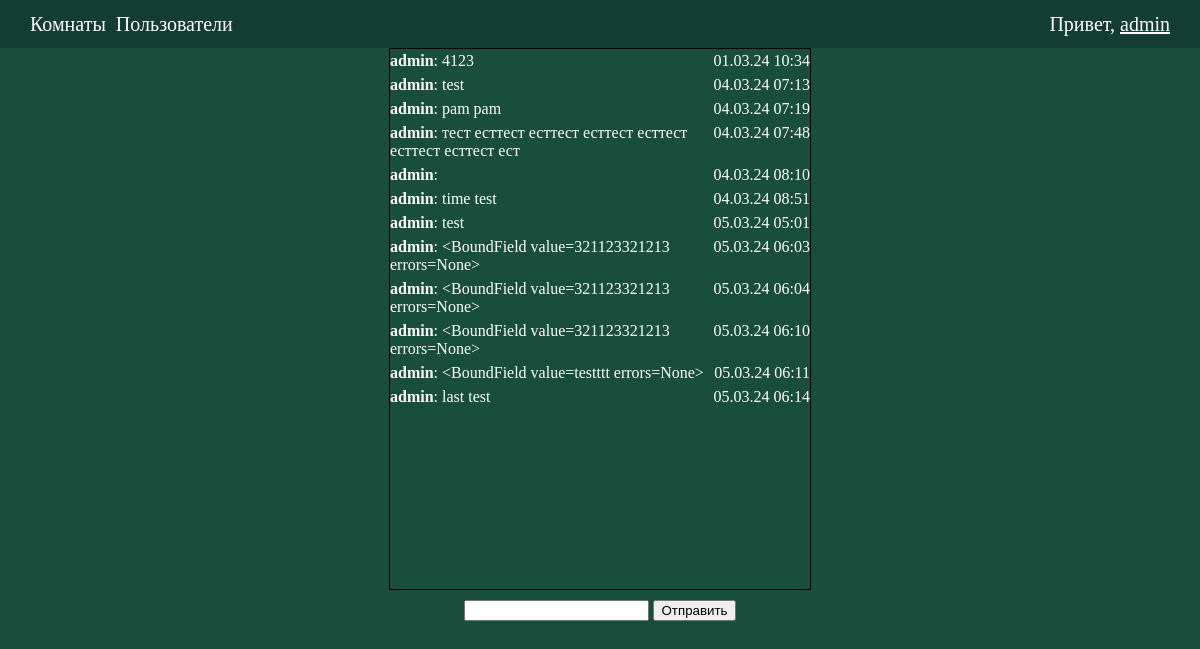
Page /chats/admin (signed in) on the earlier database version.
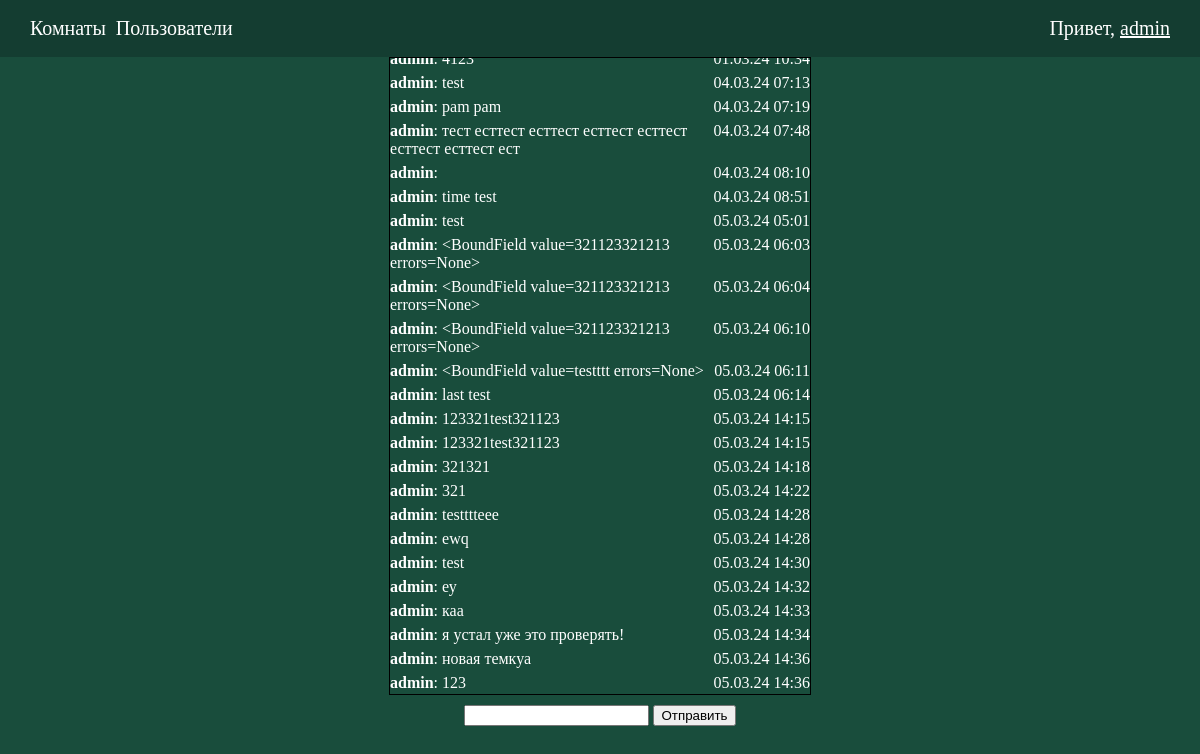
Same page on the later database version.
### social/models.py (models this page shows)
class Message(models.Model):
    text = models.TextField()
    sender = models.ForeignKey(User, on_delete=models.CASCADE)
    room = models.ForeignKey(Room, on_delete=models.CASCADE)
    time = models.DateTimeField(auto_now_add=True)
    class Meta:
        ordering = ('time',)

### social/views.py (the view)
# urls.py: path('chats/<slug:username>', usertouserchat, name='usertouserchat'),
def usertouserchat(request, username):
    chat = Room.objects.filter(ischat=True, members=request.user).filter(members=User.objects.get(username=username)).first()
    if not chat:
        chat = Room.objects.create(ischat=True).members.add(request.user, User.objects.get(username=username))
    if request.method=='POST':
        text =  request.POST.get('textmsg')
        if text:
            Message.objects.create(room=chat[0], sender=request.user, text=text)
    messages = Message.objects.filter(room=chat)
    context = {
        'title': f'Чат с {username}',
        'messages': messages,
        'chat_id': chat.id,
    }
    return render(request, 'chat.html', context)

### social/templates/chat.html (shortened to what this page needs)
{% extends 'base.html' %}
{% load static %}
{% block content %}
<div class="chatcontainer">
    <div class="listmsgs">
        {% for message in messages %}
            <div class="divmessage">
                <div class="messagetext">
                    <p><b>{{message.sender}}</b>: {{message.text}}</p>
                </div>
                <div class="messagetime">
                    <p>{{message.time|date:"d.m.y H:i" }}</p>
                </div>
            </div>
        {% endfor %}
    </div>
    <div class="sendmsgdiv">
        <form method="" onsubmit="return false;">
            <input id="msgtxt" name="textmsg" autocomplete="off"  >
            <button id="btn" type="submit">Отправить</button>
        </form>
    </div>
</div>
{% endblock %}

Differences in the rows shown:
added Message: sender "admin", text "123321test321123", time "05.03.24 14:15"
added Message: sender "admin", text "123321test321123", time "05.03.24 14:15"
added Message: sender "admin", text "321321", time "05.03.24 14:18"
added Message: sender "admin", text "321", time "05.03.24 14:22"
added Message: sender "admin", text "testttteee", time "05.03.24 14:28"
added Message: sender "admin", text "ewq", time "05.03.24 14:28"
added Message: sender "admin", text "test", time "05.03.24 14:30"
added Message: sender "admin", text "еу", time "05.03.24 14:32"
added Message: sender "admin", text "каа", time "05.03.24 14:33"
added Message: sender "admin", text "я устал уже это проверять!", time "05.03.24 14:34"
added Message: sender "admin", text "новая темкуа", time "05.03.24 14:36"
added Message: sender "admin", text "123", time "05.03.24 14:36"
